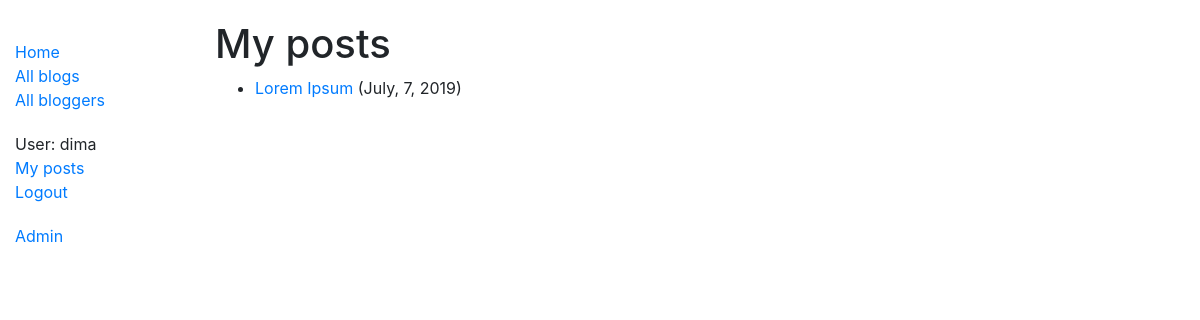
The page /blog/myposts/ (signed in) on the database as committed earlier.
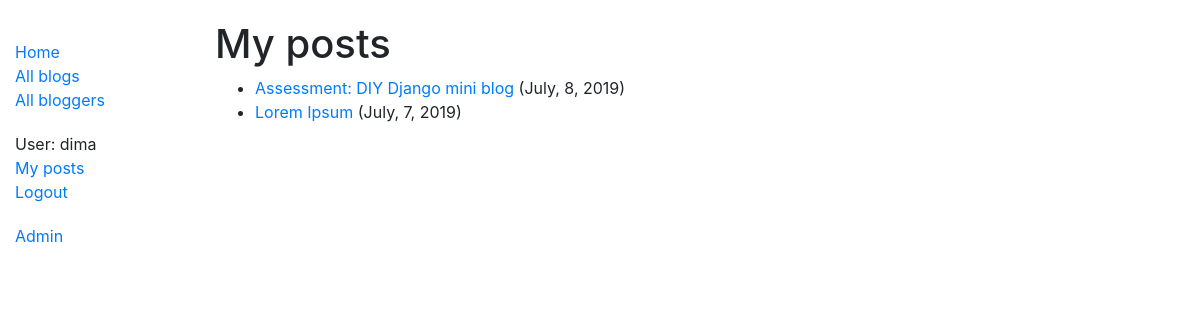
The same page on the database as committed later.
### blog/models.py (models this page shows, shortened)
class Post(models.Model):
	title = models.CharField(max_length=100)
	body = models.TextField()
	created_at = models.DateTimeField(auto_now_add=True)
	author = models.ForeignKey(Author, on_delete=models.SET_NULL, null=True)
	def format_created_at(self):
		return self.created_at.strftime('%B, %-d, %Y')
	def get_absolute_url(self):
		return reverse('post-detail', args=[str(self.id)])
	class Meta:
		ordering = ['-created_at']

### blog/views.py (the view)
# urls.py: path('myposts/', views.PostsByUserListView.as_view(), name='my-posts'),
class PostsByUserListView(LoginRequiredMixin, generic.ListView):
	model = Post
	template_name = 'blog/posts_by_user.html'
	def get_queryset(self):
		return Post.objects.filter(author=self.request.user.id)

### blog/templates/blog/posts_by_user.html (shortened to what this page needs)
{% extends "base_generic.html" %}
{% block content %}
	<h1>My posts</h1>
	{% if not post_list %}
		<p>You have no posts yet.</p>
	{% else %}
		<ul>
			{% for post in post_list %}
				<li>
					<a href="{{ post.get_absolute_url }}">{{ post.title }}</a> ({{ post.format_created_at }})
				</li>
			{% endfor %}
		</ul>
	{% endif %}
{% endblock %}

Rows that differ between the two databases and show on the page:
added Post: title "Assessment: DIY Django mini blog", format_created_at "July, 8, 2019"
